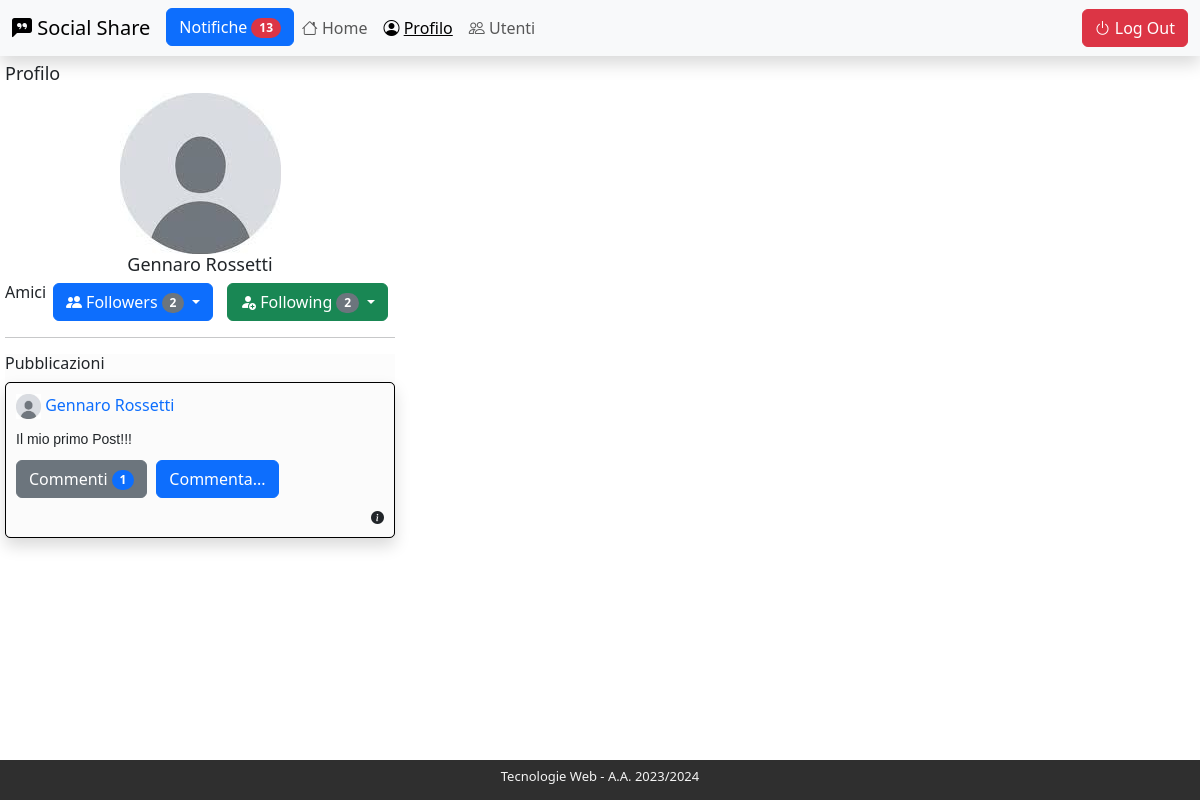
Screenshot of /index.php?page=userprofile&iduser=7 (signed in) with the database file from the repository.
### tables this page shows
CREATE TABLE `users` (
  `idUSER` int(11) NOT NULL,
  `nome` varchar(200) DEFAULT NULL,
  `cognome` varchar(200) DEFAULT NULL,
  `email` varchar(500) NOT NULL,
  `password` char(255) NOT NULL,
  `nickname` varchar(45) NOT NULL,
  `imageUrl` varchar(2048) DEFAULT NULL,
  `enableAutofollow` bit(1) DEFAULT b'0',
  `enableReposts` bit(1) DEFAULT b'1',
  `enableComments` bit(1) DEFAULT b'1',
  `dataIscrizione` datetime DEFAULT NULL,
  `dataCancellazione` datetime DEFAULT NULL,
  `dataUltimoAccesso` datetime DEFAULT NULL
);

CREATE TABLE `posts` (
  `idPOST` int(11) NOT NULL,
  `dataInserimento` datetime NOT NULL DEFAULT current_timestamp(),
  `dataModifica` datetime DEFAULT NULL,
  `dataCancellazione` datetime DEFAULT NULL,
  `mediaUrl` varchar(2048) DEFAULT NULL,
  `text` varchar(2048) DEFAULT NULL,
  `isComment` bit(1) NOT NULL DEFAULT b'0',
  `fkParent` int(11) DEFAULT NULL,
  `fkUser` int(11) NOT NULL
);

### template/notifications.php (the view, shortened to what this page needs)
<?php foreach($template_data["notifications"] as $notification) : ?>
      <?php if($notification['fkFollow']!= NULL): ?>
        <?php $follower = $dbh->getFollowerByFollowId($notification['fkFollow']);?>
      <?php elseif($notification['fkPost']!= NULL): ?>
        <?php $post = $dbh->getPostByPostId($notification['fkPost']);?>
        <?php $user = $dbh->getUserByPostId($notification['fkPost']);?>
          <?php if($post['isComment']==0): ?>
            <span><em class="bi bi-file-post"></em><a href="index.php?page=userprofile&iduser=<?php echo $user['idUSER']?>"><strong><?php echo $user['nome'].' '.$user['cognome'] ?></strong></a> ha pubblicato un <a href="index.php#<?php echo $post['fkParent'] ?>?page=home">post</a></span>
          <?php else: ?>
            <a href="index.php?page=userprofile&iduser=<?php echo $user['idUSER']?>"><strong><?php echo $user['nome'].' '.$user['cognome']  ?></strong><?php $parent = $dbh->getPostByPostId($post['fkParent']);?></a>
          <?php endif; ?>
        <?php endif; ?>
<?php endforeach; ?>

### index.php (called while the page is built)
<?php
require_once 'bootstrap.php';
require 'notify.php';
require("utils/routing.php");
require 'template/base-layout.php';

### db/database-helper.php (called while the page is built, shortened)
<?php
class DatabaseHelper{
    private $db;
    public function __construct($servername, $username, $password, $dbname, $port){
        $this->db = new mysqli($servername, $username, $password, $dbname, $port);
    }
    public function getUserByUserId($id){
        $stmt = $this->db->prepare("SELECT * FROM users WHERE idUSER = ? ");
        $stmt->bind_param('i',$id);
        $stmt->execute();
        $result = $stmt->get_result();
        return $result->fetch_all(MYSQLI_ASSOC)[0];
    }
    public function getFollowerByFollowId($id){
        $query = "select u.* from users u
        left join followers f on  u.idUSER = f.fkFollower
        where f.idFOLLOWER  =  ?";
        $stmt = $this->db->prepare($query);
        $stmt->bind_param('i',$id);
        $stmt->execute();
        $result = $stmt->get_result();
        return $result->fetch_all(MYSQLI_ASSOC)[0];
    }
    public function getPostByPostId($id){
        $query = "SELECT * FROM posts WHERE idPOST=?";
        $stmt = $this->db->prepare($query);
        $stmt->bind_param('i',$id);
        $stmt->execute();
        $result = $stmt->get_result();
        return $result->fetch_all(MYSQLI_ASSOC)[0];
    }
    public function getPostsByUserId($id){
        $query = "SELECT * FROM posts WHERE  isComment = 0 AND fkUser=? ORDER BY dataInserimento DESC";
        $stmt = $this->db->prepare($query);
        $stmt->bind_param('i',$id);
        $stmt->execute();
        $result = $stmt->get_result();
        return $result->fetch_all(MYSQLI_ASSOC);
    }
    public function getActiveFollowersByUserId($id){
        $query = "select u.* from users u
        left join followers f on  u.idUSER = f.fkFollower
        where f.fkFollowed  =  ? and f.isAccepted = 1 ";
        $stmt = $this->db->prepare($query);
        $stmt->bind_param('i',$id);
        $stmt->execute();
        $result = $stmt->get_result();
        return $result->fetch_all(MYSQLI_ASSOC);
    }
    public function getActiveFollowedByUserId($id){
        $query = "select u.* from users u
        left join followers f on  u.idUSER = f.fkFollowed
        where f.fkFollower  =  ?
        and f.isAccepted = 1 ";
        $stmt = $this->db->prepare($query);
        $stmt->bind_param('i',$id);
        $stmt->execute();
        $result = $stmt->get_result();
        return $result->fetch_all(MYSQLI_ASSOC);
    }
    public function getNotificationsByUserId($id){
        $query = "SELECT * FROM notifications
        WHERE fkUser=? AND dataArchiviazione is null
        ORDER BY dataInserimento desc";
        $stmt = $this->db->prepare($query);
        $stmt->bind_param('i',$id);
        $stmt->execute();
        $result = $stmt->get_result();
        return $result->fetch_all(MYSQLI_ASSOC);
    }
}

### bootstrap.php (called while the page is built, shortened)
<?php
require_once("db/database-helper.php");
require_once("utils/functions.php");
$dbh = new DatabaseHelper(DB_HOST, DB_USER, DB_PASSWORD, DB_NAME, DB_PORT);

### notify.php (called while the page is built, shortened)
<?php
require_once 'bootstrap.php';
if(isUserLoggedIn()){
    $template_data["notifications"] = $dbh->getNotificationsByUserId($_SESSION['user']['idUSER']);
}

### user-profile.php (called while the page is built)
<?php
require_once 'bootstrap.php';
    if(isset($_GET["iduser"])) {
        $idUser= $_GET["iduser"];
        $selectedUser = $dbh->getUserByUserId($idUser);
        $template_data["userProfile"] = $selectedUser;
        $template_data["posts"] = $dbh->getPostsByUserId($idUser);
        $template_data["following"] = $dbh->getActiveFollowedByUserId($selectedUser["idUSER"] );
        $template_data["followers"] = $dbh->getActiveFollowersByUserId($selectedUser["idUSER"] );
        $template_data["titolo"] = "Profilo ".$selectedUser["nome"].' '.$selectedUser["cognome"];
        $template_data["nome"] = "user-profile-page.php";
    }

### utils/routing.php (called while the page is built, shortened)
<?php
if(isUserLoggedIn()){
    if(isset($_GET["page"])){
        switch($_GET["page"]){
            case 'userprofile':
                require('user-profile.php');
                break;
        }
    } else{
        require('home.php');
    }
}

### template/notifications.php (the view, shortened to what this page needs)
<?php foreach($template_data["notifications"] as $notification) : ?>
      <?php if($notification['fkFollow']!= NULL): ?>
        <?php $follower = $dbh->getFollowerByFollowId($notification['fkFollow']);?>
      <?php elseif($notification['fkPost']!= NULL): ?>
        <?php $post = $dbh->getPostByPostId($notification['fkPost']);?>
        <?php $user = $dbh->getUserByPostId($notification['fkPost']);?>
          <?php if($post['isComment']==0): ?>
            <span><em class="bi bi-file-post"></em><a href="index.php?page=userprofile&iduser=<?php echo $user['idUSER']?>"><strong><?php echo $user['nome'].' '.$user['cognome'] ?></strong></a> ha pubblicato un <a href="index.php#<?php echo $post['fkParent'] ?>?page=home">post</a></span>
          <?php else: ?>
            <a href="index.php?page=userprofile&iduser=<?php echo $user['idUSER']?>"><strong><?php echo $user['nome'].' '.$user['cognome']  ?></strong><?php $parent = $dbh->getPostByPostId($post['fkParent']);?></a>
          <?php endif; ?>
        <?php endif; ?>
<?php endforeach; ?>

### template/user-profile-page.php (shortened to what this page needs)
<section class="user-profile">
    <h2>Profilo</h2>
    <section class="identity">
            <?php if($template_data["userProfile"]["imageUrl"]!="") $userImg = UPLOAD_DIR.$template_data["userProfile"]["imageUrl"]; else  $userImg=DEFAULT_IMG_PROFILE ?>
            <div class="user image main-profile d-flex justify-content-center"><img class="user main-profile" src="<?php echo $userImg; ?>" alt=""></div>
            <h2 class="user name d-flex justify-content-center"><?php echo $template_data["userProfile"]["nome"]." ".$template_data["userProfile"]["cognome"]; ?></h2>
    </section>
    <?php
        require("template/followers.php");
    ?>
    <hr>
    <section class="posts collection">
        <h3>Pubblicazioni</h3>
        <?php
            require("template/posts-archive.php");
        ?>
    </section>
</section>

### template/posts-archive.php (shortened to what this page needs)
<ul class="collection posts">
<?php if(count($template_data["posts"])>0) : ?>
    <?php foreach($template_data["posts"] as $post) : ?>
        <?php $postOwner = $dbh->getUserByUserId($post["fkUser"]);?>
        <?php $postComments = $dbh->getCommentsByPostId($post["idPOST"]);?>
                <li class="post post-single-item shadow" id="post<?php echo $post["idPOST"]; ?>">
                    <ul class="collection posts detail">
                        <?php if($postOwner["imageUrl"]!="") $userImg = UPLOAD_DIR.$postOwner["imageUrl"]; else  $userImg=DEFAULT_IMG_PROFILE ?>
                        <li class="post-element header">
                        <a href="index.php?page=userprofile&iduser=<?php echo $postOwner["idUSER"]; ?>"><span><img class="user profile" src="<?php echo $userImg; ?>" alt=""></span>
                        <span class="user name"><?php echo $postOwner["nome"]." ".$postOwner["cognome"]; ?></span></a>
                        </li>
                        <li class="post-element text"><?php echo $post["text"]; ?></li>
                        <li class="post-element function buttons">
                            <button id="show-comments-<?php echo $post["idPOST"]; ?>" name=<?php echo $post["idPOST"]; ?> class="btn btn-secondary show-comment button toggle <?php if(count($postComments)==0){ echo " hidden";} ?>">Commenti <span class="badge rounded-pill text-bg-primary"><?php if(count($postComments)>0){ echo count($postComments);} ?></span></button>
                            <button id="add-comments-<?php echo $post["idPOST"]; ?>" name=<?php echo $post["idPOST"]; ?> class="btn btn-primary add-comment button">Commenta...</button></li>
                        <li class="post-element timestamp"><em class="bi bi-info-circle-fill" data-bs-toggle="tooltip" data-bs-title="post del: <?php echo $post["dataInserimento"]; ?>"></em></li>
                    </ul>
                                        <?php if($_SESSION["user"]["imageUrl"]!="") $userImg = UPLOAD_DIR.$_SESSION["user"]["imageUrl"]; else  $userImg=DEFAULT_IMG_PROFILE ?>
                </li>
    <?php endforeach; ?>
<?php endif; ?>
</ul>

### css/main.css (style rules this page uses)
.shadow { box-shadow: 0px 2px 5px #cccccc; }
section { margin-top: 2px; }
section.posts.collection { background-color: #fcfcfc; }
img.user.profile { max-width: 25px; height: auto; }
ul.collection.posts { list-style: none; list-style-position: outside; padding: 0px; }
ul.collection.posts.detail { padding: 5px; background-color: #f4f4f4; border-radius: 5px; }
li.post.post-single-item { border: solid 1px black; border-radius: 5px; background-color: #b2b2b2; margin-bottom: 15px; }
li.post.post-single-item button { max-width: 150px; }
li.post-element { padding: 5px; }
ul.collection.posts.detail { padding: 5px; background-color: #fbfbfb; border-radius: 5px; }
button.button { margin-right: 5px; }
li.timestamp { font-size: small; text-align: end; }
li.header { font-size: medium; }
li.header a, li.user.list.item a { text-decoration: none; }
li.text { font-family: sans-serif; font-size: 14px; }
.identity .user.name { text-align: center; }
h3 { font-size: medium; }
h2 { font-size: large; }

### rows the page displays
users: nome "Gennaro", cognome "Rossetti"
posts: fkUser.nome "Gennaro", fkUser.cognome "Rossetti", text "Il mio primo Post!!!", count($postComments) "1"

### other values shown
count($template_data["notifications"]) "13"
count($template_data["followers"]) "2"
count($template_data["following"]) "2"
